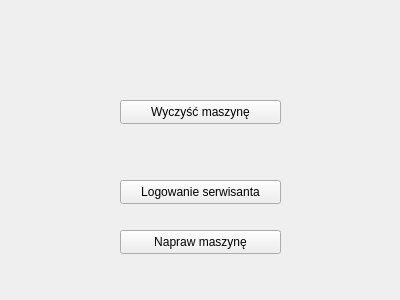
<?xml version="1.0" encoding="UTF-8"?>
<ui version="4.0">
 <class>serviceWindow</class>
 <widget class="QFrame" name="serviceWindow">
  <property name="geometry">
   <rect>
    <x>0</x>
    <y>0</y>
    <width>400</width>
    <height>300</height>
   </rect>
  </property>
  <property name="windowTitle">
   <string>Frame</string>
  </property>
  <widget class="QPushButton" name="cleanButton">
   <property name="geometry">
    <rect>
     <x>120</x>
     <y>100</y>
     <width>161</width>
     <height>24</height>
    </rect>
   </property>
   <property name="text">
    <string>Wyczyść maszynę</string>
   </property>
  </widget>
  <widget class="QPushButton" name="loginButton">
   <property name="geometry">
    <rect>
     <x>120</x>
     <y>180</y>
     <width>161</width>
     <height>24</height>
    </rect>
   </property>
   <property name="text">
    <string>Logowanie serwisanta</string>
   </property>
  </widget>
  <widget class="QPushButton" name="fixButton">
   <property name="geometry">
    <rect>
     <x>120</x>
     <y>230</y>
     <width>161</width>
     <height>24</height>
    </rect>
   </property>
   <property name="text">
    <string>Napraw maszynę</string>
   </property>
  </widget>
 </widget>
 <resources/>
 <connections/>
</ui>
